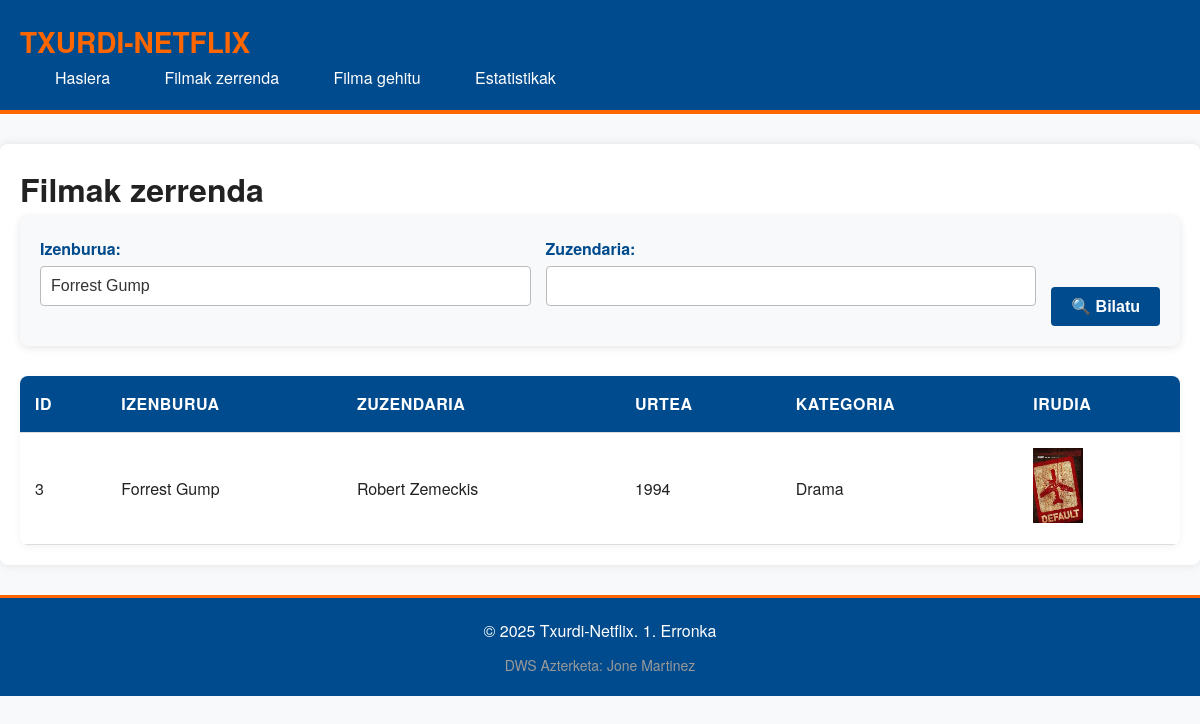
The page /movies.php?title=Forrest Gump on the database its author committed.
### tables this page shows
CREATE TABLE movies (
  id INT AUTO_INCREMENT PRIMARY KEY,
  title VARCHAR(150) NOT NULL,
  director VARCHAR(120) NOT NULL,
  year INT(4) NOT NULL,
  category_id INT NOT NULL,
  image VARCHAR(255) DEFAULT NULL,
  FOREIGN KEY (category_id) REFERENCES categories(id)
    ON DELETE CASCADE
    ON UPDATE CASCADE
);

CREATE TABLE categories (
  id INT AUTO_INCREMENT PRIMARY KEY,
  name VARCHAR(100) NOT NULL
);

### movies.php (the view, shortened to what this page needs)
<?php
require_once 'db.php';
include 'header.php';
$search_title = isset($_GET['title']) ? trim($_GET['title']) : '';
$search_director = isset($_GET['director']) ? trim($_GET['director']) : '';
$sql = "SELECT m.*, c.name as category_name
        FROM movies m
        INNER JOIN categories c ON m.category_id = c.id
        WHERE 1=1";
$params = [];
if (!empty($search_title)) {
    $sql .= " AND m.title LIKE :title";
    $params[':title'] = '%' . $search_title . '%';
}
$sql .= " ORDER BY c.name ASC";
$stmt = $pdo->prepare($sql);
$stmt->execute($params);
$movies = $stmt->fetchAll();
?>
<h1>Filmak zerrenda</h1>
<div class="search-form">
    <form method="GET" action="movies.php">
        <div class="form-row">
            <div class="form-group">
                <label for="title">Izenburua:</label>
                <input type="text" id="title" name="title" value="<?php echo htmlspecialchars($search_title); ?>">
            </div>
            <div class="form-group">
                <label for="director">Zuzendaria:</label>
                <input type="text" id="director" name="director" value="<?php echo htmlspecialchars($search_director); ?>">
            </div>
            <div>
                <button type="submit" class="btn">🔍 Bilatu</button>
            </div>
        </div>
    </form>
</div>
<?php if (count($movies) > 0): ?>
    <table>
        <thead>
            <tr>
                <th>ID</th>
                <th>Izenburua</th>
                <th>Zuzendaria</th>
                <th>Urtea</th>
                <th>Kategoria</th>
                <th>Irudia</th>
            </tr>
        </thead>
        <tbody>
            <?php foreach ($movies as $movie): ?>
                <tr>
                    <td><?php echo htmlspecialchars($movie['id']); ?></td>
                    <td><?php echo htmlspecialchars($movie['title']); ?></td>
                    <td><?php echo htmlspecialchars($movie['director']); ?></td>
                    <td><?php echo htmlspecialchars($movie['year']); ?></td>
                    <td><?php echo htmlspecialchars($movie['category_name']); ?></td>
                    <?php
                        $image_path = 'img/' . $movie['image'];
                        $default_image = 'img/default.jpg';
                        if (!empty($movie['image']) && file_exists($image_path)) {
                            $img_src = $image_path;
                        } else {
                            $img_src = $default_image;
                        }
                    ?>
                    <td><img src="<?php echo $img_src; ?>" alt="<?php echo $img_src; ?>" width="50" height="75"></td>
                </tr>
            <?php endforeach; ?>
        </tbody>
    </table>
<?php else: ?>
    <div class="no-results">
        <p>Ez da filmarik aurkitu bilaketa honekin.</p>
    </div>
<?php endif; ?>
<?php include 'footer.php'; ?>

### style.css (style rules this page uses)
* { margin: 0; padding: 0; box-sizing: border-box; }
:root { --kolore-nagusia: #004b8d; --kolore-azentua: #ff6600; --testu-kolorea: #222; --atzefondo-argia: #f8f9fa; --atzefondo-iluna: #0a0a0a; }
body { background-color: var(--atzefondo-argia); color: var(--testu-kolorea); font-family: 'Helvetica Neue', Arial, sans-serif; line-height: 1.6; }
.form-group { margin-bottom: 20px; flex: 1; }
.form-group label { display: block; margin-bottom: 5px; color: var(--kolore-nagusia); font-weight: 600; }
.form-group input, .form-group select { width: 100%; padding: 10px; border: 1px solid #bbb; border-radius: 4px; background-color: #fff; color: #333; font-size: 16px; transition: border-color 0.3s, box-shadow 0.3s; }
.btn { padding: 10px 20px; background-color: var(--kolore-nagusia); color: #fff; border: none; border-radius: 4px; cursor: pointer; font-size: 16px; text-decoration: none; display: inline-block; font-weight: 600; width: 100%; transition: background-color 0.3s ease-in-out; }
.search-form { background-color: var(--atzefondo-argia); padding: 20px; border-radius: 8px; margin-bottom: 30px; box-shadow: 0 2px 8px rgba(0,0,0,0.1); }
.form-row { display: flex; gap: 15px; align-items: end; flex-wrap: wrap; }
table { width: 100%; border-collapse: collapse; background-color: #fff; border-radius: 8px; overflow: hidden; box-shadow: 0 2px 8px rgba(0,0,0,0.05); }
th, td { padding: 15px; text-align: left; border-bottom: 1px solid #ddd; }
th { background-color: var(--kolore-nagusia); color: #fff; font-weight: bold; text-transform: uppercase; letter-spacing: 0.5px; }

### rows shown on the page
movies: id "3", title "Forrest Gump", director "Robert Zemeckis", year "1994", category.name "Drama"
